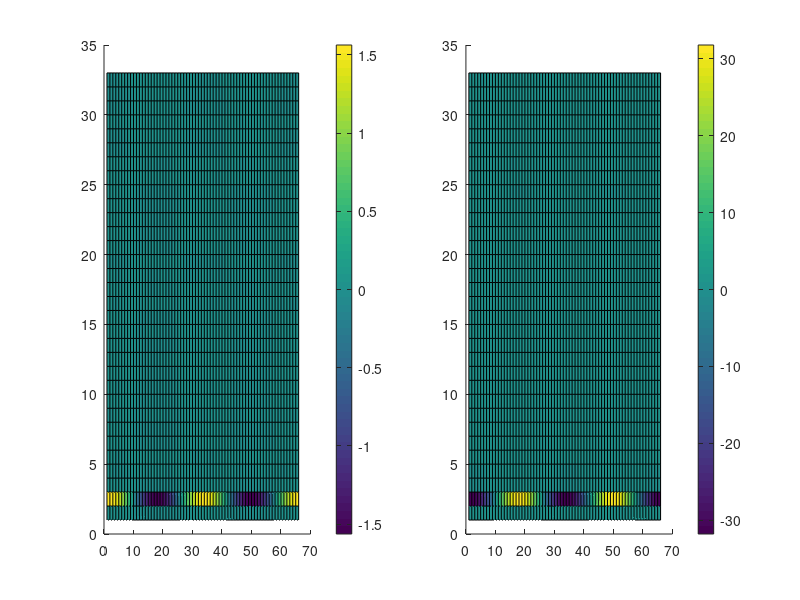
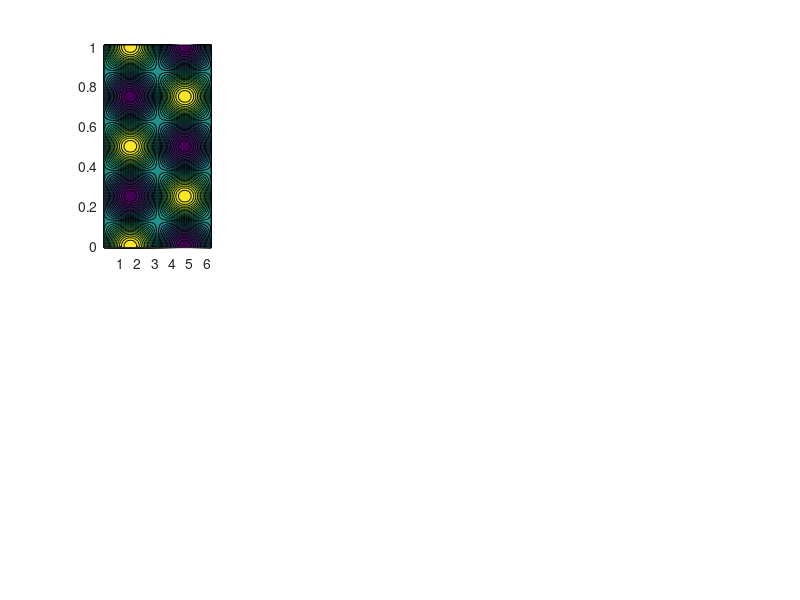

Reproduce these figures in MATLAB, in order. (Note: this script raises an error after producing the figures.)
clear; clc; close all

% Parameters
nx = 64;
ny = nx;
lx = 2*pi;
ly = 1.0;
dx = lx/nx;
dy = ly/ny;
dyi=1/dy;
x = dx/2:dx:(lx-dx/2);
y = -dy/2:dy:(ly+dy/2);

n = 1;
m = 2;

% Exact solution and RHS
A_coef  = -1 / (n^2 + (2*pi*m/ly)^2);
pext    = zeros(nx,ny+2);
rhsp    = zeros(nx,ny+2);
for i = 1:nx
    for j = 1:ny+2
        pext(i,j) =  A_coef*sin(n*x(i))*cos(2*pi*m*y(j)/ly);
        rhsp(i,j) =  sin(n*x(i))*cos(2*pi*m*y(j)/ly);
    end
end

% FFT in x (real-to-complex)
rhspc = fft(rhsp, [], 1);
rhspc = rhspc(1:(nx/2+1), :);  % Keep only positive frequencies

% Wavenumbers and their squares
kx = (0:nx/2) * (2*pi/lx);
kx2 = kx.^2;

% Preallocate solution
pc = zeros(nx/2+1, ny+2);


for i = 1:nx/2+1
    % Set up tridiagonal system for each kx
    % The system is: a(j) * pc(i,j-1) + b(j) * pc(i,j) + c(j) * pc(i,j+1) = d(j)
    
    % Initialize diagonals and RHS
    a = zeros(ny+2,1);
    b = zeros(ny+2,1);
    c = zeros(ny+2,1);
    d = zeros(ny+2,1);
    
    for j = 2:ny+1
        a(j) =  1.0 * dyi^2;
        b(j) = -2.0 * dyi^2 - kx2(i);
        c(j) =  1.0 * dyi^2;
        d(j) = rhspc(i,j);
    end

    % Neumann BC at j = 1 (bottom)
    b(1) = -1.0;% * dyi^2;%- kx2(i);
    c(1) =  1.0;% * dyi^2;
    a(1) =  0.0;

    % Neumann BC at j = ny (top)
    a(ny+2) =  1.0;% * dyi^2;
    b(ny+2) = -1.0;% * dyi^2; - kx2(i);
    c(ny+2) =  0.0;

    if i == 1
            b(1) = 1;
            c(1) = 0;
            d(1) = 0;
    end
        % Thomas algorithm (TDMA)
        % Forward sweep
        for j = 2:ny+2
            factor = a(j) / b(j-1);
            b(j) = b(j) - factor * c(j-1);
            d(j) = d(j) - factor * d(j-1);
        end

        % Back substitution
        sol = zeros(ny+2,1);
        sol(ny+2) = d(ny+2) / b(ny+2);
        for j = ny+1:-1:1
            sol(j) = (d(j) - c(j) * sol(j+1)) / b(j);
        end

        % Store solution
        for j = 1:ny+2
            pc(i,j) = sol(j);
            %sol(j)
        end
end

% Reconstruct full spectrum using Hermitian symmetry
p_hat_full = zeros(nx, ny+2);
p_hat_full(1:nx/2+1, :) = pc;

% Fill in the negative frequencies (complex conjugate symmetry)
for i = 2:nx/2
    p_hat_full(nx - i + 2, :) = conj(pc(i, :));
end


% Inverse FFT
p = real(ifft(p_hat_full, [], 1));


% L2 error ignoring boundaries
l2norm=0.d0;
for i=1:nx
    for j=2:ny+1	
        err = p(i,j)-pext(i,j);
        l2norm = l2norm + err*err;
    end
end
l2norm=sqrt(l2norm/nx/ny);
disp(['L2 error: ', num2str(l2norm)]);

figure(1)
clf
subplot(1,2,1)
hold on
surf(real(rhspc))
colorbar
hold off

subplot(1,2,2)
hold on
surf(imag(rhspc))
colorbar
hold off

% Plot results from Matlab
figure(3)
subplot(2,4,1)
contourf(x,y,rhsp', 30, 'EdgeColor', 'none');
hold on
title('RHS - Matlab'); 
xlabel('x'); 
ylabel('y');
colorbar
hold off

subplot(2,4,2)
contourf(x, y, p', 30, 'EdgeColor', 'none');
hold on
title('Numerical - Matlab'); 
xlabel('x'); 
ylabel('y');
colorbar
hold off

subplot(2,4,3)
contourf(x, y, pext', 30, 'EdgeColor', 'none');
title('Analytical'); 
xlabel('x'); 
ylabel('y');
colorbar
hold off

subplot(2,4,4)
contourf(x, y, (p-pext)', 30, 'EdgeColor', 'none');
title('Error - Matlab'); 
xlabel('x'); 
ylabel('y');
colorbar
hold off

